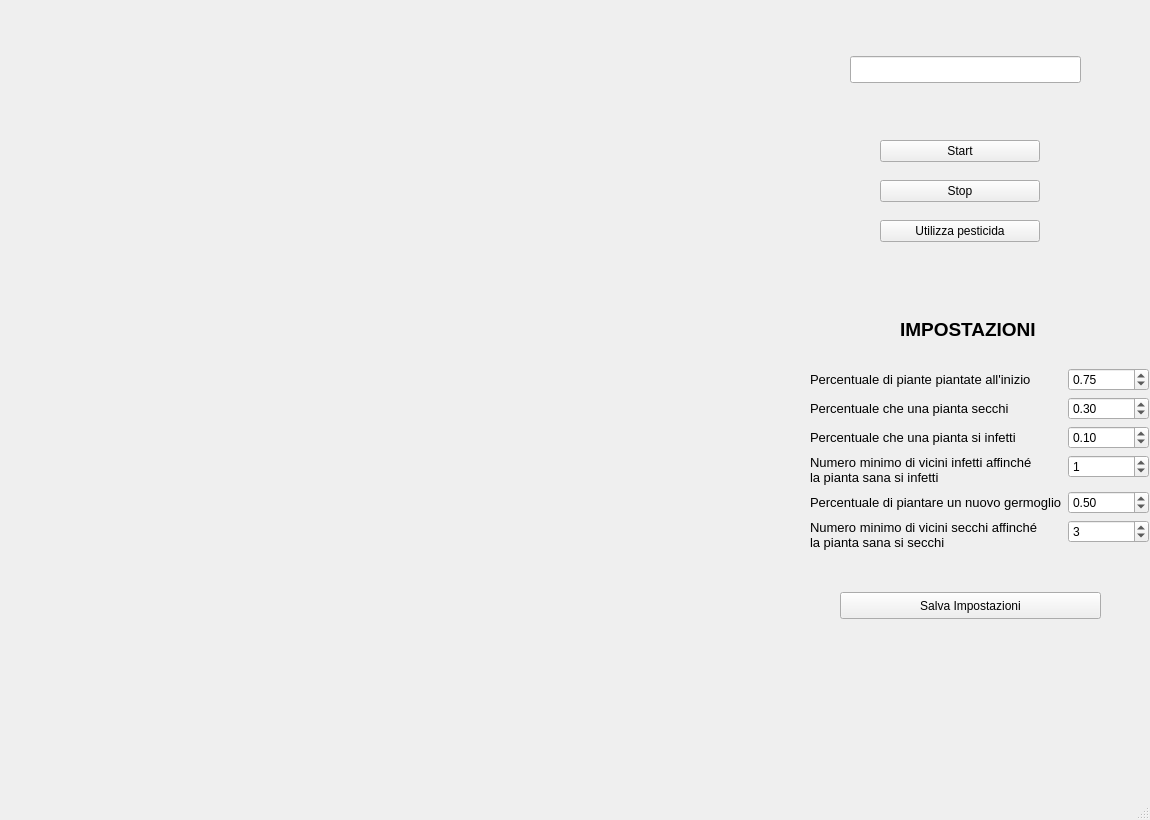
<?xml version="1.0" encoding="UTF-8"?>
<ui version="4.0">
 <class>MainWindow</class>
 <widget class="QMainWindow" name="MainWindow">
  <property name="geometry">
   <rect>
    <x>0</x>
    <y>0</y>
    <width>1150</width>
    <height>820</height>
   </rect>
  </property>
  <property name="minimumSize">
   <size>
    <width>1150</width>
    <height>820</height>
   </size>
  </property>
  <property name="windowTitle">
   <string>Terreno</string>
  </property>
  <widget class="QWidget" name="centralwidget">
   <widget class="QStackedWidget" name="stackedWidget">
    <property name="geometry">
     <rect>
      <x>780</x>
      <y>16</y>
      <width>1160</width>
      <height>820</height>
     </rect>
    </property>
    <property name="minimumSize">
     <size>
      <width>1160</width>
      <height>820</height>
     </size>
    </property>
    <property name="currentIndex">
     <number>0</number>
    </property>
    <widget class="QWidget" name="Gioco">
     <widget class="QWidget" name="formLayoutWidget_2">
      <property name="geometry">
       <rect>
        <x>30</x>
        <y>352</y>
        <width>339</width>
        <height>213</height>
       </rect>
      </property>
      <layout class="QFormLayout" name="formLayout_2">
       <property name="topMargin">
        <number>0</number>
       </property>
       <item row="0" column="0">
        <widget class="QLabel" name="label_7">
         <property name="font">
          <font>
           <pointsize>10</pointsize>
          </font>
         </property>
         <property name="text">
          <string>Percentuale di piante piantate all'inizio </string>
         </property>
        </widget>
       </item>
       <item row="0" column="1">
        <widget class="QDoubleSpinBox" name="pianteInizio">
         <property name="decimals">
          <number>2</number>
         </property>
         <property name="maximum">
          <double>1.000000000000000</double>
         </property>
         <property name="singleStep">
          <double>0.010000000000000</double>
         </property>
         <property name="value">
          <double>0.750000000000000</double>
         </property>
        </widget>
       </item>
       <item row="1" column="1">
        <widget class="QDoubleSpinBox" name="pianteSecche">
         <property name="maximum">
          <double>1.000000000000000</double>
         </property>
         <property name="singleStep">
          <double>0.010000000000000</double>
         </property>
         <property name="value">
          <double>0.300000000000000</double>
         </property>
        </widget>
       </item>
       <item row="2" column="0">
        <widget class="QLabel" name="label_8">
         <property name="font">
          <font>
           <pointsize>10</pointsize>
          </font>
         </property>
         <property name="text">
          <string>Percentuale che una pianta si infetti </string>
         </property>
        </widget>
       </item>
       <item row="2" column="1">
        <widget class="QDoubleSpinBox" name="piantaInfetta">
         <property name="maximum">
          <double>1.000000000000000</double>
         </property>
         <property name="singleStep">
          <double>0.010000000000000</double>
         </property>
         <property name="value">
          <double>0.100000000000000</double>
         </property>
        </widget>
       </item>
       <item row="3" column="0">
        <widget class="QLabel" name="label_9">
         <property name="font">
          <font>
           <pointsize>10</pointsize>
          </font>
         </property>
         <property name="text">
          <string>Numero minimo di vicini infetti affinché
la pianta sana si infetti</string>
         </property>
        </widget>
       </item>
       <item row="3" column="1">
        <widget class="QSpinBox" name="viciniInfetti">
         <property name="maximum">
          <number>8</number>
         </property>
         <property name="value">
          <number>1</number>
         </property>
        </widget>
       </item>
       <item row="4" column="0">
        <widget class="QLabel" name="label_10">
         <property name="font">
          <font>
           <pointsize>10</pointsize>
          </font>
         </property>
         <property name="text">
          <string>Percentuale di piantare un nuovo germoglio</string>
         </property>
        </widget>
       </item>
       <item row="4" column="1">
        <widget class="QDoubleSpinBox" name="nuovaPianta">
         <property name="minimum">
          <double>0.000000000000000</double>
         </property>
         <property name="maximum">
          <double>1.000000000000000</double>
         </property>
         <property name="singleStep">
          <double>0.010000000000000</double>
         </property>
         <property name="value">
          <double>0.500000000000000</double>
         </property>
        </widget>
       </item>
       <item row="1" column="0">
        <widget class="QLabel" name="label_11">
         <property name="font">
          <font>
           <pointsize>10</pointsize>
          </font>
         </property>
         <property name="text">
          <string>Percentuale che una pianta secchi</string>
         </property>
        </widget>
       </item>
       <item row="5" column="0">
        <widget class="QLabel" name="label">
         <property name="font">
          <font>
           <pointsize>10</pointsize>
          </font>
         </property>
         <property name="text">
          <string>Numero minimo di vicini secchi affinché
la pianta sana si secchi</string>
         </property>
        </widget>
       </item>
       <item row="5" column="1">
        <widget class="QSpinBox" name="viciniSecchi">
         <property name="maximum">
          <number>8</number>
         </property>
         <property name="value">
          <number>3</number>
         </property>
        </widget>
       </item>
      </layout>
     </widget>
     <widget class="QLabel" name="label_6">
      <property name="geometry">
       <rect>
        <x>120</x>
        <y>304</y>
        <width>141</width>
        <height>19</height>
       </rect>
      </property>
      <property name="font">
       <font>
        <pointsize>14</pointsize>
        <weight>75</weight>
        <bold>true</bold>
       </font>
      </property>
      <property name="text">
       <string>IMPOSTAZIONI</string>
      </property>
     </widget>
     <widget class="QPushButton" name="salvaImpostazioni">
      <property name="geometry">
       <rect>
        <x>60</x>
        <y>576</y>
        <width>261</width>
        <height>27</height>
       </rect>
      </property>
      <property name="text">
       <string>Salva Impostazioni</string>
      </property>
     </widget>
     <widget class="QWidget" name="verticalLayoutWidget">
      <property name="geometry">
       <rect>
        <x>100</x>
        <y>112</y>
        <width>160</width>
        <height>129</height>
       </rect>
      </property>
      <layout class="QVBoxLayout" name="verticalLayout">
       <item>
        <widget class="QPushButton" name="Start">
         <property name="text">
          <string>Start</string>
         </property>
        </widget>
       </item>
       <item>
        <widget class="QPushButton" name="Stop">
         <property name="text">
          <string>Stop</string>
         </property>
        </widget>
       </item>
       <item>
        <widget class="QPushButton" name="Guarisci">
         <property name="text">
          <string>Utilizza pesticida</string>
         </property>
        </widget>
       </item>
      </layout>
     </widget>
     <widget class="QLineEdit" name="biologico">
      <property name="geometry">
       <rect>
        <x>70</x>
        <y>40</y>
        <width>231</width>
        <height>27</height>
       </rect>
      </property>
      <property name="text">
       <string/>
      </property>
      <property name="alignment">
       <set>Qt::AlignCenter</set>
      </property>
      <property name="readOnly">
       <bool>true</bool>
      </property>
     </widget>
    </widget>
    <widget class="QWidget" name="Impostazioni">
     <property name="maximumSize">
      <size>
       <width>791</width>
       <height>16777215</height>
      </size>
     </property>
     <property name="styleSheet">
      <string notr="true"/>
     </property>
    </widget>
   </widget>
  </widget>
  <widget class="QMenuBar" name="menubar">
   <property name="geometry">
    <rect>
     <x>0</x>
     <y>0</y>
     <width>1150</width>
     <height>24</height>
    </rect>
   </property>
  </widget>
  <widget class="QStatusBar" name="statusbar"/>
 </widget>
 <resources/>
 <connections/>
</ui>
